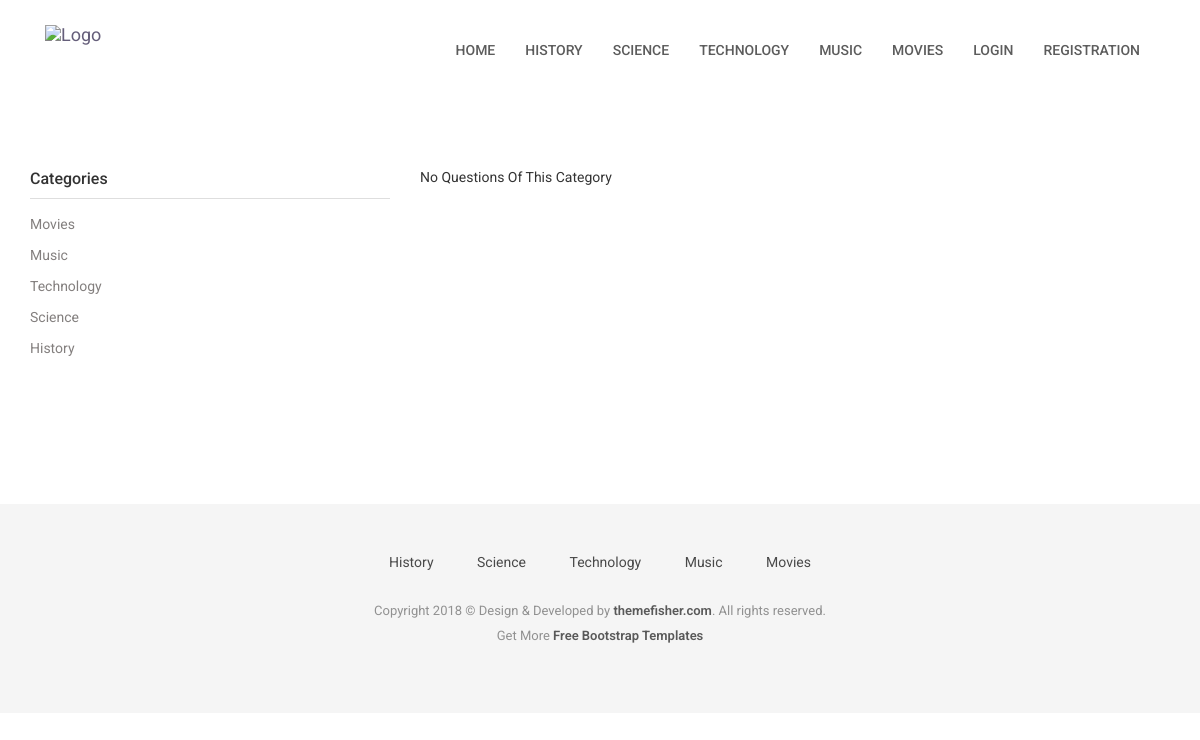
Page /category/2 on the earlier database version.
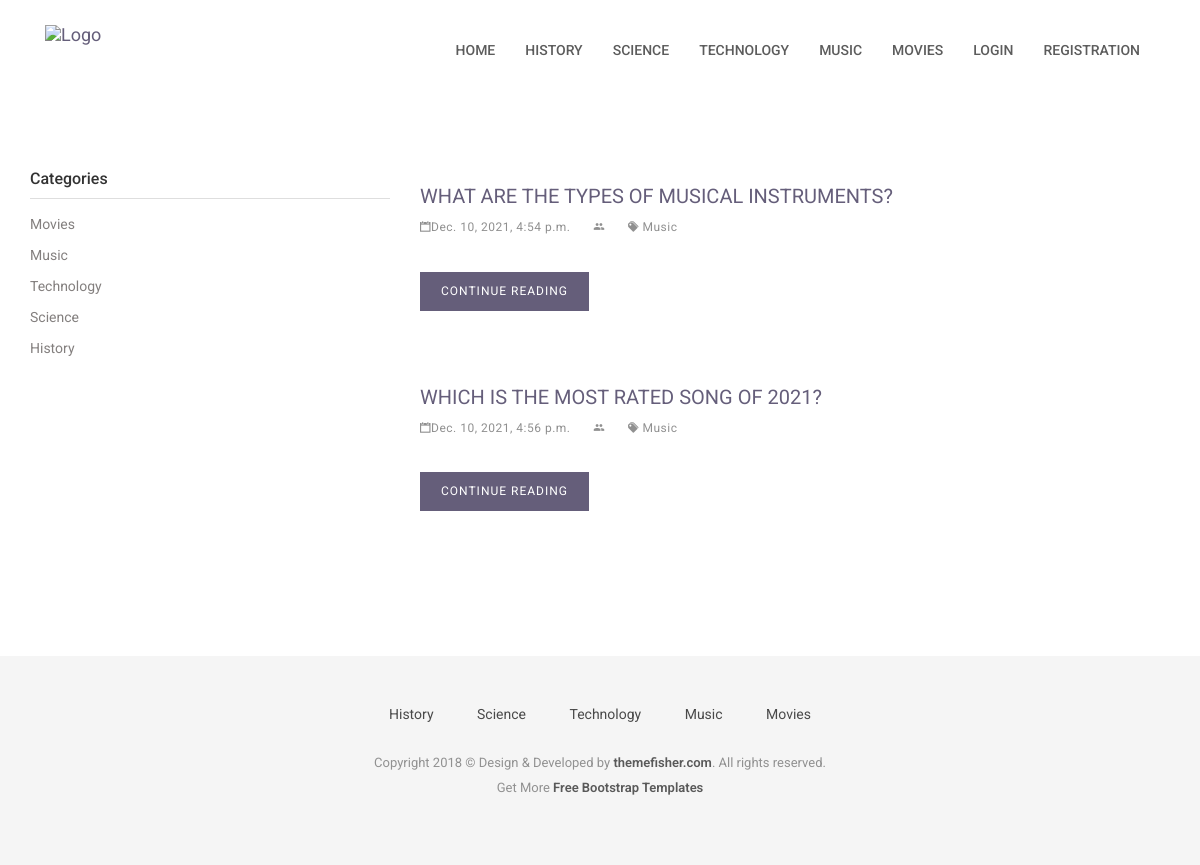
Same page on the later database version.
### category/models.py (models this page shows, shortened)
class Category(models.Model):
    title=models.CharField(max_length=255)
    status=models.BooleanField(default=True)

### question_answer/models.py (models this page shows, shortened)
class Question(models.Model):
    category=models.ForeignKey(Category,on_delete=models.CASCADE)
    user=models.ForeignKey(User, on_delete=models.SET_NULL,null=True,blank=True,default=None)
    question=models.CharField(max_length=50)
    status=models.BooleanField(default=True)
    added_date=models.DateTimeField()

### account/views.py (the view)
# urls.py: path('category/<int:category_id>',views.categoryQuestion,name='categoryQuestion'),
def categoryQuestion(request,category_id):
    navigation_categories = Category.objects.filter(status=True).order_by('-id')[:5]
    categories = Category.objects.filter(status=True)
    questions = Question.objects.filter(status=True,category_id=category_id)
    return render(request,'category-question.html',{
        'navigation_categories':navigation_categories,
        'categories':categories,
        'questions':questions,
    })

### templates/category-question.html
{% extends 'base.html' %}
{% block content %}
<div class="page-wrapper">
    <div class="container">
        <div class="row">
            <div class="col-md-4">
                <aside class="sidebar">
                    <div class="widget widget-category">
                        <h4 class="widget-title">Categories</h4>
                        <ul class="widget-category-list">
                            {% for category in categories %}
                                <li><a href="{% url 'categoryQuestion' category_id=category.id %}">{{ category.title|title }}</a></li>
                            {% endfor %}
                        </ul>
                    </div>
                </aside>
            </div>
            <div class="col-md-8">
                {% if questions %}
                    {% for question in questions %}
                        <div class="post">
                            <h3 class="post-title"><a href="{% url 'QuestionDetails' question_id=question.id %}"> {{question.question|title}}</a></h3>
                            <div class="post-meta">
                                <ul>
                                    <li>
                                        <i class="ion-calendar"></i>{{question.added_date}}
                                    </li>
                                    <li>
                                        <i class="ion-android-people"></i>
                                    </li>
                                    <li>
                                        <a href=""><i class="ion-pricetags"></i> {{question.category.title}}</a>
                                    </li>
                                </ul>
                            </div>
                            <div class="post-content">
                                <a href="{% url 'QuestionDetails' question_id=question.id %}" class="btn btn-main">Continue Reading</a>
                            </div>
                        </div>
                    {% endfor %}
                {% else %}
                    <h5>No Questions Of This Category</h5>
                {% endif %}
            </div>
        </div>
    </div>
</div>
{% endblock %}

### templates/base.html (shortened to what this page needs)
{% load static %}
<!DOCTYPE html>
<html class="no-js">
<head>
    <link rel="stylesheet" href="{% static 'plugins/bootstrap/bootstrap.min.css' %}">
    <link rel="stylesheet" href="{% static 'plugins/Ionicons/css/ionicons.min.css' %}">
    <link rel="stylesheet" href="{% static 'plugins/animate-css/animate.css' %}">
    <link rel="stylesheet" href="{% static 'plugins/magnific-popup/magnific-popup.css' %}">
    <link rel="stylesheet" href="{% static 'plugins/slick/slick.css' %}">
    <link rel="stylesheet" href="{% static 'css/style.css' %}">
</head>
<body id="body">
    <header class="navigation">
        <div class="container">
            <div class="row">
                <div class="col-md-12">
                    <nav class="navbar">
                        <div class="container-fluid">
                            <div class="navbar-header">
                                <a class="navbar-brand" href= "{% url 'homePage' %}" >
                                    <img src="{% static 'images/logo.png' %}" alt="Logo" width="138px">
                                </a>
                            </div>
                            <div class="collapse navbar-collapse" id="bs-example-navbar-collapse-1">
                                <ul class="nav navbar-nav navbar-right">
                                    <li><a href="{% url 'homePage' %}">Home</a></li>
                                    {% for category in navigation_categories%}
                                         <li><a href="{% url 'categoryQuestion' category_id=category.id %}">{{category.title}}</a></li>
                                    {% endfor %}
                                    {% if request.user.is_authenticated %}
                                    <li><a href="{% url 'postQuestion'%}">Post Question</a></li>
                                    <li><a href="{% url 'myQuestions'%}">My Questions</a></li>
                                    <li><a href="{% url 'userProfile' %}">Profile</a></li>
                                    <li><a href="{% url 'user-logout' %}">LogOut</a></li>
                                    {% else %}
                                    <li><a href="{% url 'UserLogin' %}">Login</a></li>
                                    <li><a href="{% url 'UserRegistration' %}">Registration</a></li>
                                    {% endif %}
                                </ul>
                            </div>
                        </div>
                    </nav>
                </div>
            </div>
        </div>
    </header>
{% block content %}
{% endblock %}
    <footer class="footer">
        <div class="container">
            <div class="row">
                <div class="col-md-12">
                    <div class="footer-manu">
                        <ul>
                            {% for category in navigation_categories%}
                                <li><a href="{% url 'categoryQuestion' category_id=category.id %}">{{category.title}}</a></li>
                            {% endfor %}
                        </ul>
                    </div>
                    <p class="copyright">Copyright 2018 &copy; Design & Developed by <a
                            href="http://www.themefisher.com">themefisher.com</a>. All rights reserved.
                        <br>
                        Get More <a href="https://themefisher.com/free-bootstrap-templates/" target="_blank">Free
                            Bootstrap Templates</a>
                    </p>
                </div>
            </div>
        </div>
    </footer>
</body>
</html>

Differences in the rows shown:
added Question: question "WHAT ARE THE TYPES OF MUSICAL INSTRUMENTS?", added_date "Dec. 10, 2021, 4:54 p.m.", category "Music"
added Question: question "WHICH IS THE MOST RATED SONG OF 2021?", added_date "Dec. 10, 2021, 4:56 p.m.", category "Music"
Other differences:
text no longer shown: "No Questions Of This Category"
